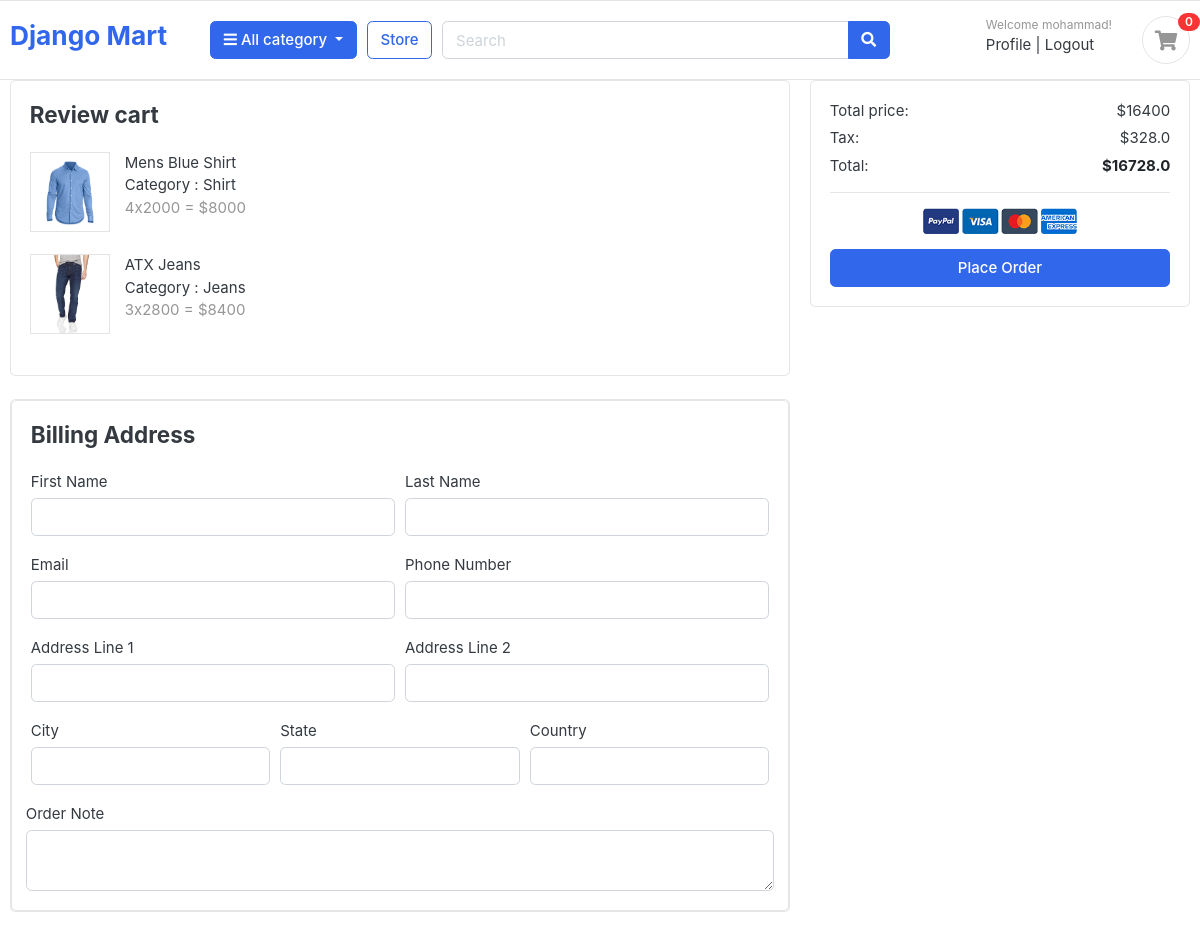
The app's page /order/place_order/ (signed in) with its own data.
### cart/models.py (models this page shows, shortened)
class CartItem(models.Model):
    user = models.ForeignKey(User, on_delete=models.CASCADE, null=True)
    product = models.ForeignKey(Product, on_delete=models.CASCADE)
    cart = models.ForeignKey(Cart, on_delete=models.CASCADE, null=True)
    quantity = models.IntegerField()
    is_active = models.BooleanField(default=True)
    def sub_total(self):
        return self.product.price * self.quantity

### store/models.py (models this page shows, shortened)
class Product(models.Model):
    product_name = models.CharField(max_length=100, unique=True)
    slug = models.SlugField(max_length=200, unique=True)
    description = models.TextField(max_length=300, blank=True)
    price = models.IntegerField()
    image = models.ImageField(upload_to='photos/products')
    stock = models.IntegerField()
    is_avaiable = models.BooleanField(default=True)
    category = models.ForeignKey(Category, on_delete=models.CASCADE)
    created_date = models.DateTimeField(auto_now_add=True)
    modified_date = models.DateTimeField(auto_now=True)

### category/models.py (models this page shows, shortened)
class Category(models.Model):
    category_name = models.CharField(max_length=100, unique=True)
    slug = models.SlugField(max_length=200, unique=True)
    description = models.TextField(max_length=300, blank=True)
    cat_images = models.ImageField(upload_to='photos/categories', blank=True)

### orders/views.py (the view, shortened to what this page needs)
# urls.py: path('place_order/', views.place_order, name='place_order'),
def place_order(request):
    cart_items = CartItem.objects.filter(user=request.user)
    tax = 0
    total = 0
    grand_total = 0
    if cart_items.count() < 1:
        return redirect('store')
    for item in cart_items:
        total += item.product.price * item.quantity
    tax = (2 * total) / 100  # 2 % VAT
    grand_total = total + tax
    return render(request, 'orders/place_order.html', {'cart_items': cart_items, 'tax': tax, 'total': total, 'grand_total': grand_total})

### orders/templates/orders/place_order.html (shortened to what this page needs)
{% extends 'base.html' %}
{% load static %}
{% block body%}
<div class="container">
	<div class="row">
		<main class="col-md-8">
			<article class="card mb-4">
				<div class="card-body">
					<h4 class="card-title mb-4">Review cart</h4>
					<div class="row">
						{% for item in cart_items%}
						<div class="col-md-12">
							<figure class="itemside  mb-4">
								<div class="aside"><img src="{{item.product.image.url}}" class="border img-sm"></div>
								<figcaption class="info">
									<p>{{item.product.product_name}} </p>
									<p>Category : {{item.product.category.category_name}} </p>
									<span class="text-muted">{{item.quantity}}x{{item.product.price}} =
										${{item.sub_total}} </span>
								</figcaption>
							</figure>
						</div>
						{% endfor %}
					</div>
				</div>
			</article>
			<article class="card mb-4">
				<div class="card">
					<div class="card-body">
						<h4 class="card-title mb-4">Billing Address</h4>
						<form method="post">
							<div class="form-row">
								<div class="col form-group">
									<label for="">First Name</label>
									<input type="text" name="first_name" class="form-control" required>
								</div>
								<div class="col form-group">
									<label for="">Last Name</label>
									<input type="text" name="last_name" class="form-control" required>
								</div>
							</div>
							<div class="form-row">
								<div class="col form-group">
									<label for="">Email</label>
									<input type="email" name="email" class="form-control" required>
								</div>
								<div class="col form-group">
									<label for="">Phone Number</label>
									<input type="text" name="phone" class="form-control" required>
								</div>
							</div>
							<div class="form-row">
								<div class="col form-group">
									<label for="">Address Line 1</label>
									<input type="text" name="address_line1" class="form-control" required>
								</div>
								<div class="col form-group">
									<label for="">Address Line 2</label>
									<input type="text" name="address_line2" class="form-control">
								</div>
							</div>
							<div class="form-row">
								<div class="col form-group">
									<label for="">City</label>
									<input type="text" name="city" class="form-control" required>
								</div>
								<div class="col form-group">
									<label for="">State</label>
									<input type="text" name="state" class="form-control" required>
								</div>
								<div class="col form-group">
									<label for="">Country</label>
									<input type="text" name="country" class="form-control" required>
								</div>
							</div>
							<div class="form-row">
								<label for="">Order Note</label>
								<textarea name="order_note" rows="2" class="form-control"></textarea>
							</div>
					</div>
				</div>
			</article>
		</main>
		<aside class="col-md-4">
			<div class="card">
				<div class="card-body">
					<dl class="dlist-align">
						<dt>Total price:</dt>
						<dd class="text-right">${{total}}</dd>
					</dl>
					<dl class="dlist-align">
						<dt>Tax:</dt>
						<dd class="text-right"> ${{tax}}</dd>
					</dl>
					<dl class="dlist-align">
						<dt>Total:</dt>
						<dd class="text-right text-dark b"><strong>${{grand_total}}</strong></dd>
					</dl>
					<hr>
					<p class="text-center mb-3">
						<img src="{% static 'images/misc/payments.png'%}" height="26">
					</p>
					<button type="submit" class="btn btn-primary btn-block"> Place Order </button>
				</div>
			</div>
		</aside>
	</div>
</div>
{% endblock %}

### templates/base.html (shortened to what this page needs)
<!DOCTYPE html>
{% load static %}
<html lang="en">
<head>
    <head>
        <link href="{% static 'css/bootstrap.css' %}" rel="stylesheet" type="text/css" />
        <link
          href="{% static 'fonts/fontawesome/css/all.min.css' %}"
          type="text/css"
          rel="stylesheet"
        />
        <link href="{% static 'css/ui.css' %}" rel="stylesheet" type="text/css" />
        <link
          href="{% static 'css/responsive.css' %}"
          rel="stylesheet"
          media="only screen and (max-width: 1200px)"
        />
      </head>
</head>
<body>
    <header class="section-header">
        <section class="header-main border-bottom">
          <div class="container">
            <div class="row align-items-center">
              <div class="col-lg-2 col-md-3 col-6">
                <a href="{% url 'home' %}" class="brand-wrap">
                  <h3>Django Mart</h3>
                </a>
              </div>
              <div class="col-lg col-sm col-md col-6 flex-grow-0">
                <div class="category-wrap dropdown d-inline-block float-right">
                  <button
                    type="button"
                    class="btn btn-primary dropdown-toggle"
                    data-toggle="dropdown"
                  >
                    <i class="fa fa-bars"></i> All category
                  </button>
                </div>
              </div>
              <a href="{% url 'store' %}" class="btn btn-outline-primary">Store</a>
              <div class="col-lg col-md-6 col-sm-12 col">
                <form action="#" class="search">
                  <div class="input-group w-100">
                    <input
                      type="text"
                      class="form-control"
                      style="width: 60%"
                      placeholder="Search"
                    />
                    <div class="input-group-append">
                      <button class="btn btn-primary" type="submit">
                        <i class="fa fa-search"></i>
                      </button>
                    </div>
                  </div>
                </form>
              </div>
              <div class="col-lg-3 col-sm-6 col-8 order-2 order-lg-3">
                <div class="d-flex justify-content-end mb-3 mb-lg-0">
                  {% if request.user.is_authenticated %}
                  <div class="widget-header">
                    <small class="title text-muted">Welcome {{request.user.first_name}}!</small>
                    <div>
                      <a href="">Profile</a>
                      <span class="dark-transp"> | </span>
                      <a href="{% url 'logout' %}"> Logout</a>
                    </div>
                  </div>
                  {% endif %}
                  <a href="{% url 'cart' %}" class="widget-header pl-3 ml-3">
                    <div class="icon icon-sm rounded-circle border">
                      <i class="fa fa-shopping-cart"></i>
                    </div>
                    <span class="badge badge-pill badge-danger notify">0</span>
                  </a>
                </div>
              </div>
            </div>
          </div>
        </section>
      </header>
      {% block body %}
      {% endblock body %}
</body>
</html>

### static/css/ui.css (style rules this page uses)
html { font-family: "Inter", sans-serif; font-size: 15px; }
.icon-xs, .icon-sm, .icon-md, .icon-lg { display: inline-block; text-align: center; flex-shrink: 0; flex-grow: 0; }
.icon-sm { width: 48px; height: 48px; line-height: 48px !important; font-size: 20px; }
.img-xs, .img-sm, .img-md, .img-lg { -o-object-fit: cover; object-fit: cover; flex-shrink: 0; flex-grow: 0; }
.img-sm { width: 80px; height: 80px; }
figure { margin-bottom: 0; }
article:after, .form-group:after { display: block; clear: both; content: ""; }
.b { font-weight: 600; }
.header-main { position: relative; padding-top: 1rem; padding-bottom: 1rem; }
.widget-header { display: inline-block; vertical-align: middle; position: relative; }
.widget-header a { color: #343a40; }
.widget-header i { color: #969696; }
.widget-header .title { display: block; }
.widget-header .notify { position: absolute; top: -3px; right: -10px; }
.itemside { position: relative; display: flex; width: 100%; }
.itemside .aside { position: relative; flex-shrink: 0; }
.itemside .info { padding-left: 15px; padding-right: 7px; }
.itemside p { margin-bottom: 0; }
[class*=dlist-] { margin-bottom: 5px; }
[class*=dlist-] dd { margin-bottom: 0; }
.dlist-align { display: flex; }
.dlist-align dt { width: 150px; word-wrap: break-word; font-weight: normal; }
.dlist-align dd { flex-grow: 1; }
.notify { position: absolute; top: -4px; right: -10px; display: inline-block; padding: 0.25em 0.6em; font-size: 12px; line-height: 1; text-align: center; border-radius: 3rem; color: #fff; background-color: #fa3434; }

### records on screen
CartItem: product.image (picture), product.product_name "Mens Blue Shirt", product.category.category_name "Shirt", quantity "4", product.price "2000", sub_total "8000"
CartItem: product.image (picture), product.product_name "ATX Jeans", product.category.category_name "Jeans", quantity "3", product.price "2800", sub_total "8400"

### other values on screen
{{ request.user.first_name }} "mohammad"
{{ total }} "16400"
{{ tax }} "328.0"
{{ grand_total }} "16728.0"
